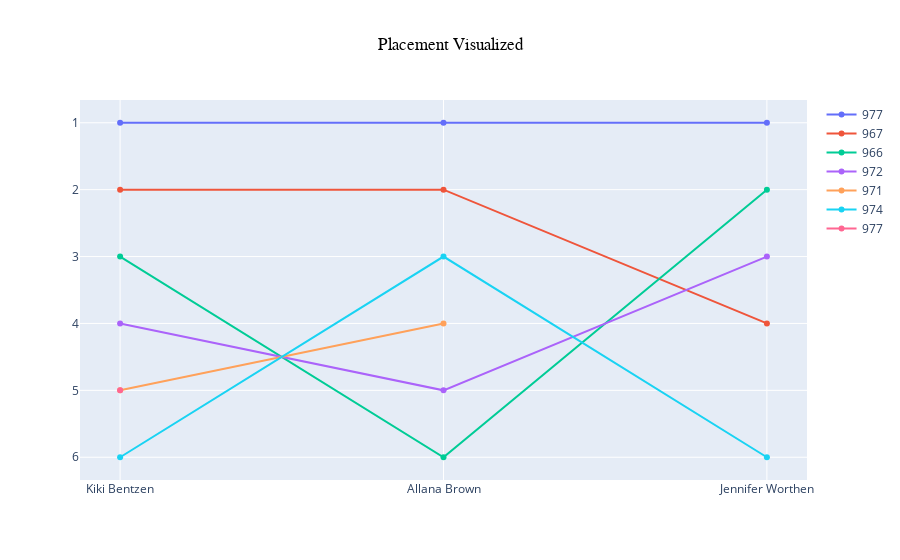

Notebook source saved alongside this figure:
### Code cell
fig_overall = go.Figure(
    data=[go.Scatter(x = champ['Judge'].unique(), y = yi, name = str(champ['Number'].iloc[i])) for i,yi in enumerate(placement)]
    )

fig_overall.update_yaxes(autorange = "reversed")
fig_overall.update_layout(title_text='Placement Visualized',
                    title_x=0.5,
                    font=dict(size=12),
                    title_font_color="black",
                    title_font_family="Arial",)

### Figure 1 — Plotly figure (JSON) as saved in the notebook; plotly's stock layout.template omitted (floating-point values rounded to 4 significant figures)
{"data": [{"name": "977", "type": "scatter", "x": ["Kiki Bentzen", "Allana Brown", "Jennifer Worthen"], "y": [1, 1, 1]}, {"name": "967", "type": "scatter", "x": ["Kiki Bentzen", "Allana Brown", "Jennifer Worthen"], "y": [2, 2, 4]}, {"name": "966", "type": "scatter", "x": ["Kiki Bentzen", "Allana Brown", "Jennifer Worthen"], "y": [3, 6, 2]}, {"name": "972", "type": "scatter", "x": ["Kiki Bentzen", "Allana Brown", "Jennifer Worthen"], "y": [4, 5, 3]}, {"name": "971", "type": "scatter", "x": ["Kiki Bentzen", "Allana Brown", "Jennifer Worthen"], "y": [5, 4]}, {"name": "974", "type": "scatter", "x": ["Kiki Bentzen", "Allana Brown", "Jennifer Worthen"], "y": [6, 3, 6]}, {"name": "977", "type": "scatter", "x": ["Kiki Bentzen", "Allana Brown", "Jennifer Worthen"], "y": [5]}], "layout": {"font": {"size": 12}, "title": {"font": {"color": "black", "family": "Arial"}, "text": "Placement Visualized", "x": 0.5}, "yaxis": {"autorange": "reversed"}}}
